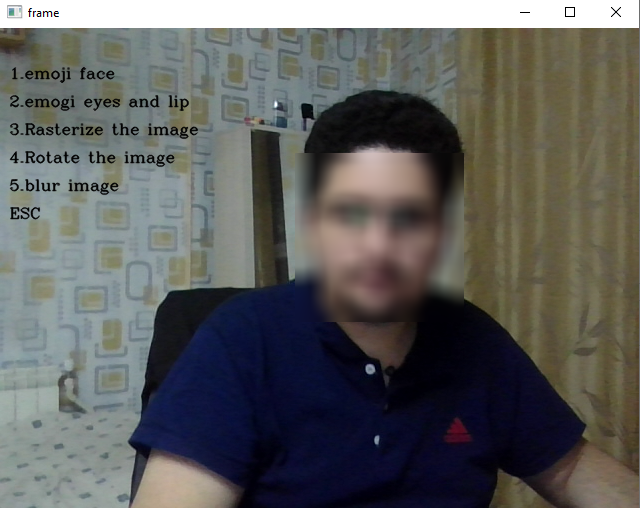
#> input picture Assignment23/image.png, 640 x 508 px, given in place of the camera
$ python main.py
#> lines starting #> are read from the running program, lines starting #| are printed output that depends on the picture; after the words box and inside, x2 and y2 are one past the last pixel; in counts of white or black regions, pixels touching at a corner belong together

import cv2
from skimage import transform, img_as_float
import numpy as np
import keyboard

# [50 lines left out: functions emoji_face, emoji_eyes_smile, rasterize_face, not called in this run]

def flipVertical_image(frame):
        flipVertical = cv2.flip(frame, 0)
        return flipVertical

# [7 lines left out: function blur_face, not called in this run]


face_detector=cv2.CascadeClassifier(cv2.data.haarcascades +"haarcascade_frontalface_default.xml")
eye_detector = cv2.CascadeClassifier("haarcascade_eye.xml")
smile_detector = cv2.CascadeClassifier("haarcascade_smile.xml")


cap= cv2.VideoCapture(0)
fps= int(cap.get(cv2.CAP_PROP_FPS))

print("This is the fps ", fps)
flag = 0
font = cv2.FONT_HERSHEY_COMPLEX
menu_text='1.emoji face\n2.emogi eyes and lip\n3.Rasterize the image\n4.Rotate the image\n5.blur image\nESC'
y0, dy = 50, 4
while True:
    ret,frame=cap.read()
#> frame is the input picture: shape (508, 640, 3); mean B, G, R 92.8, 94.4, 94

    if keyboard.is_pressed('1'):
        flag=1
    elif keyboard.is_pressed('2'):
        flag=2
    elif keyboard.is_pressed('3'):
        flag = 3
    elif keyboard.is_pressed('4'):
        flag=4
    elif keyboard.is_pressed('5'):
        flag=5
    elif keyboard.is_pressed('Esc'):
        flag=-1
    if ret==False:
        break
    for i, line in enumerate(menu_text.split('\n')):
        y = y0 + i * dy*7
        cv2.putText(frame, line, (10, y),font, 0.5, (0,0,0), 1, cv2.LINE_AA)
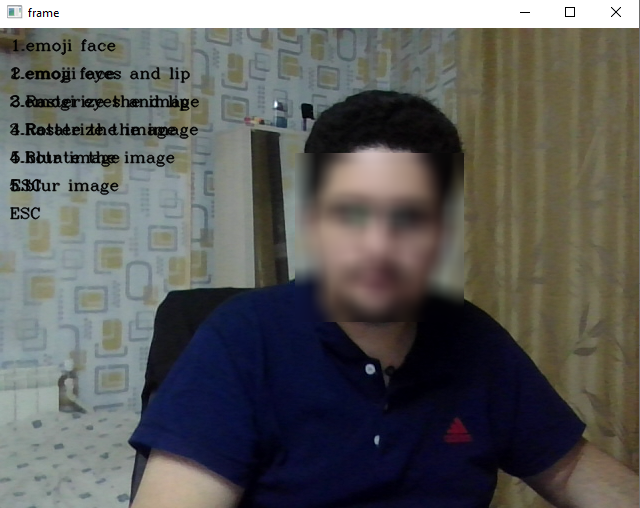
#> frame: shape (508, 640, 3); 1.65% of pixels changed, all inside (x1, y1, x2, y2) = (10, 39, 200, 192)

    frame_gray=cv2.cvtColor(frame,cv2.COLOR_BGR2GRAY)
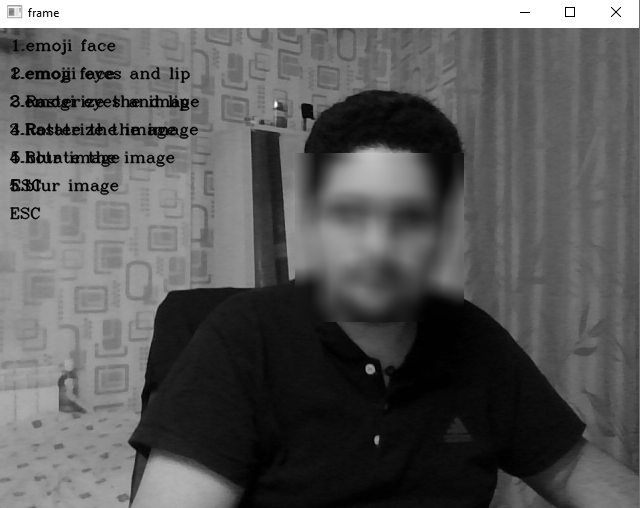
#> frame_gray: shape (508, 640); min 0, max 255, mean 93.3
    face_detection=face_detector.detectMultiScale(frame_gray)
#> face_detection = [[296, 155, 165, 165]]
    if flag==1:
        if cap.isOpened() == False:
                print("Error File Not Found")

        img = cv2.imread("starry-eyed-emoji.png", cv2.IMREAD_UNCHANGED)
        if(img.shape[2] <4):
            print('sorry can\'t mask')
        frame=emoji_face(frame,img,face_detection)
    elif flag==2:
        eye_img = cv2.imread('eye.png', cv2.IMREAD_UNCHANGED)
        smil_img = cv2.imread('smil.png', cv2.IMREAD_UNCHANGED)
        if eye_img.shape[2] < 4 and smil_img.shape[2] < 4:
            print('sorry can\'t mask')
        frame=emoji_eyes_smile(frame,eye_img,smil_img,face_detection)
    elif flag==3:
        frame=rasterize_face(frame,face_detection)
    elif flag==4:
        frame=flipVertical_image(frame)
    elif flag==5:
        frame=blur_face(frame,face_detection)
    elif flag==-1:
        exit()


    cv2.imshow('frame',frame)
    cv2.waitKey(10)
